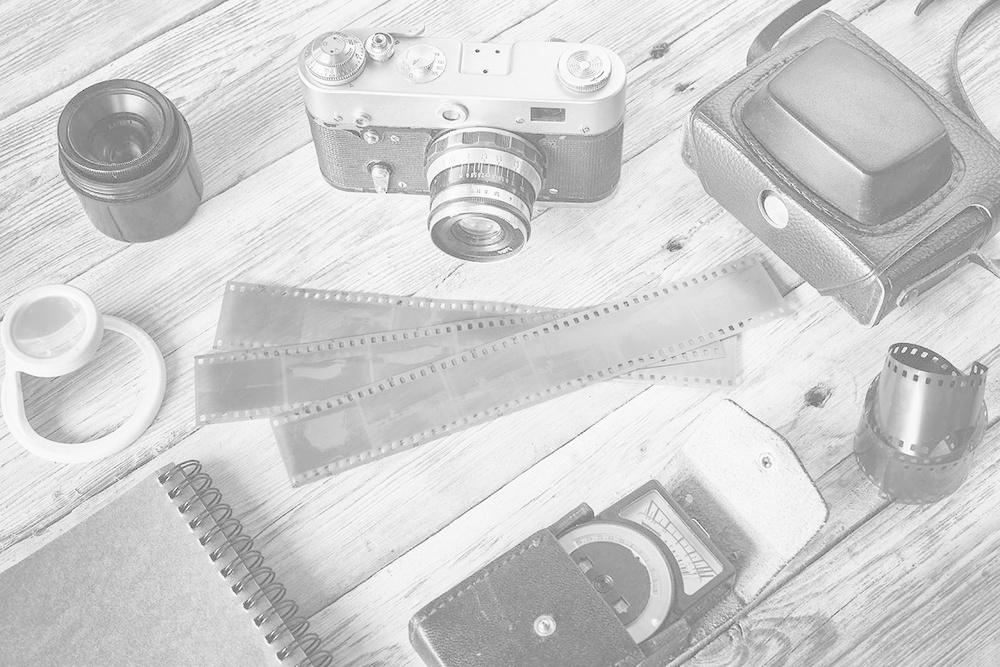
#> input picture week2/gamma.jpg, 1000 x 667 px, shrunk from 1300 x 867 before the run
$ python ex_gamma.py
#> lines starting #> are read from the running program, lines starting #| are printed output that depends on the picture
# gamma transformation
import cv2 as cv
import numpy as np

# open
img = cv.imread('gamma.jpg')
#> img is the input picture: shape (667, 1000, 3); min 53, max 255, mean 206.7

# trying 4 gamma values
for gamma in [0.1,0.5,1.2,2.2]:
    # apply gamma correction
    gamma_corrected = np.array(255*(img/255) ** gamma, dtype='uint8')

    cv.imwrite('gamma_transformed'+str(gamma)+'.jpg', gamma_corrected)
#> this loop made 4 passes
#> pass 1, `gamma_corrected = np.array(255*(img/255) ** gamma, dtype='uint8')`:
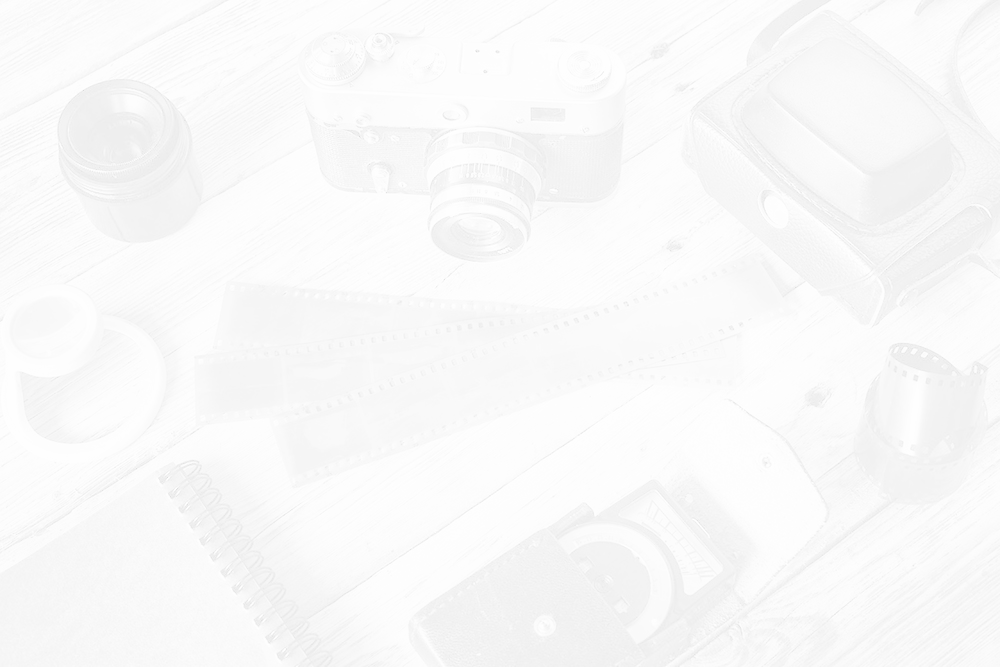
#> gamma_corrected: shape (667, 1000, 3); min 217, max 255, mean 248.9
#> pass 2, `gamma_corrected = np.array(255*(img/255) ** gamma, dtype='uint8')`:
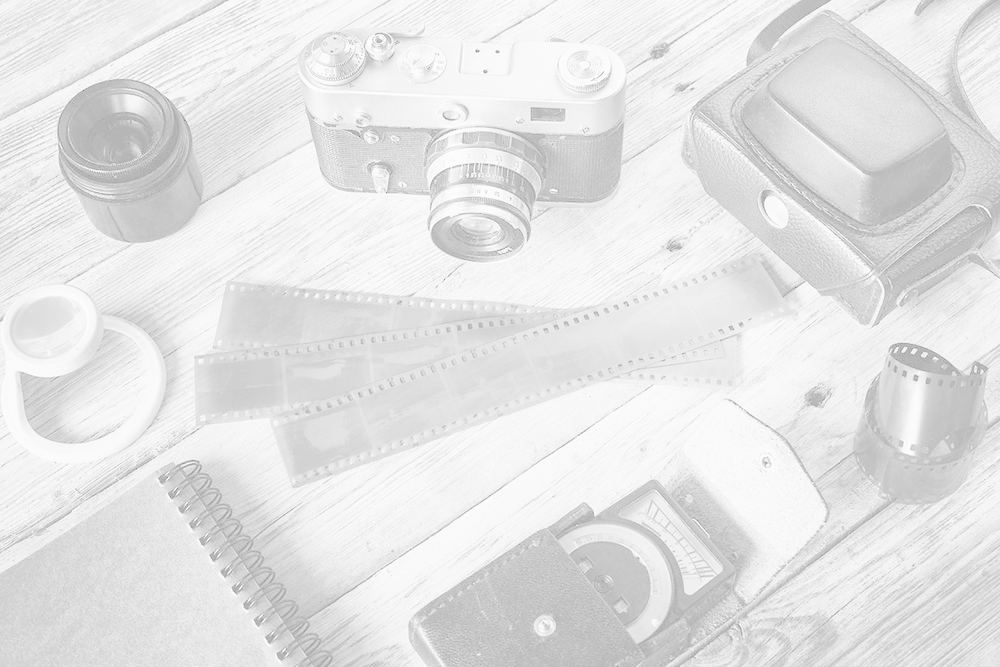
#> gamma_corrected: shape (667, 1000, 3); min 116, max 255, mean 228.4
